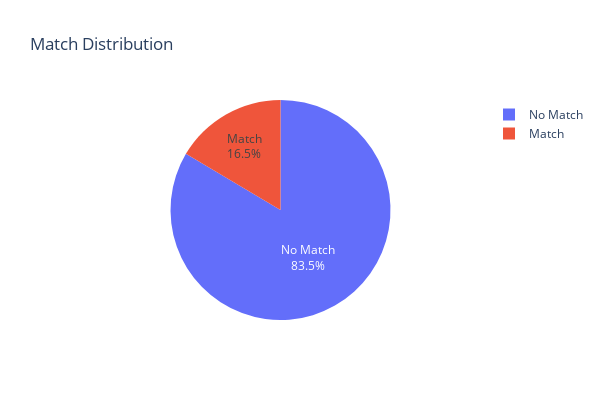

Notebook code cell kept with this figure:
### Code cell
import plotly.express as px

# Map match values to alphabetic values
match_mapping = {1: 'Match', 0: 'No Match'}
df['match_alphab'] = df['match'].map(match_mapping)

# Calculate the counts of each match type
match_counts = df["match_alphab"].value_counts().reset_index()
match_counts.columns = ['Match Type', 'Count']

# Calculate the total count
total_count = match_counts['Count'].sum()

# Calculate the percentages
match_counts['Percentage'] = (match_counts['Count'] / total_count) * 100

# Create a pie chart
fig = px.pie(
    match_counts,
    values='Count',
    names='Match Type',
    title='Match Distribution',
    hover_data={'Percentage': True},
    labels={'Percentage': 'Percentage'}
)

# Update layout for better readability and adjust size
fig.update_traces(textposition='inside', textinfo='percent+label')
fig.update_layout(
    width=600,  # Adjust the width as needed
    height=400  # Adjust the height as needed
)

# Show the plot
fig.show()

### Figure 1 — Plotly figure (JSON) as saved in the notebook; plotly's stock layout.template omitted (floating-point values rounded to 4 significant figures)
{"data": [{"customdata": [[83.53], [16.47]], "domain": {"x": [0, 1], "y": [0, 1]}, "hovertemplate": "Match Type=%{label}<br>Count=%{value}<br>Percentage=%{customdata[0]}<extra></extra>", "labels": ["No Match", "Match"], "legendgroup": "", "name": "", "showlegend": true, "textinfo": "percent+label", "textposition": "inside", "type": "pie", "values": [6998, 1380]}], "layout": {"height": 400, "legend": {"tracegroupgap": 0}, "title": {"text": "Match Distribution"}, "width": 600}}
